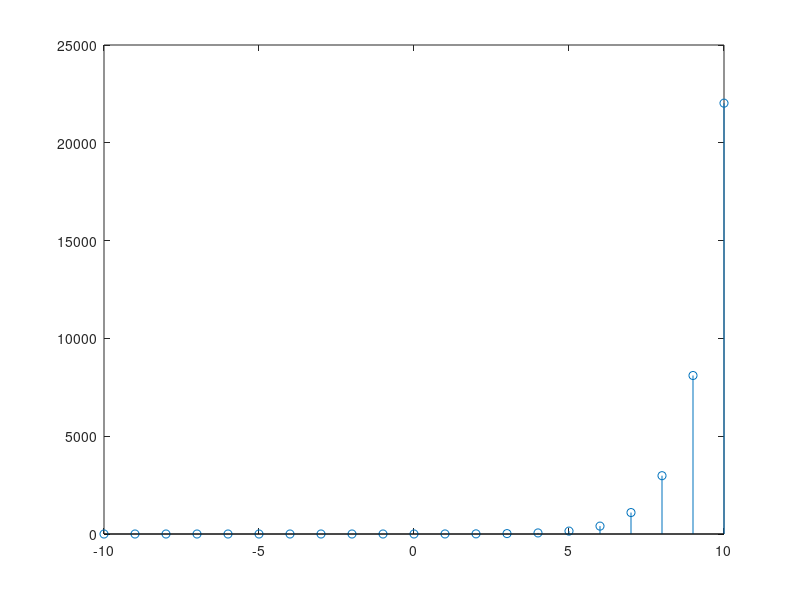

Here is the MATLAB script that generated this plot:
close all
clear all 
clc
s_n = -10;
e_n = 10
shift = 0;
a = (s_n - shift) : (e_n - shift);
sig = exp(a);
stem(a,sig)
